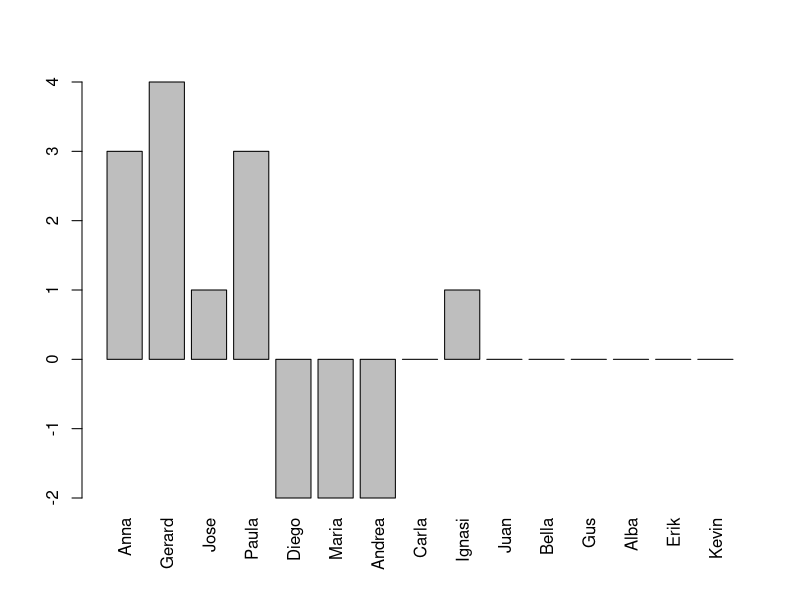

Write the R code that produced this figure.
## ---- chunk 1
knitr::opts_chunk$set(echo = TRUE, message = FALSE, warning = FALSE)
## ---- chunk 2
library(tidyr)
library(dplyr)
library(chron)                 # Para CHR_to_Time
library(stringr)               # Para str_pad
library(lubridate)
library(reshape)
library(tidyselect)

library(corrplot)
library(RColorBrewer)
library("colorspace")
library(graphics)
library(rpart)
## ---- chunk 3
equipo1 <- c("Juan","Diego","Maria","Andrea","Carla")
equipo2 <- c("Ignasi","Anna","Gerard","Jose","Paula")
equipo3 <- c("Bella","Gus","Alba","Erik","Kevin")
equipo4 <- c("Emma","Mauri","Berta","Judith","Roger")

toy <- data.frame(
  "id_play" = 1:15,
  "season" = c(rep("S2017",15)),
  "game_code_code" = c(rep("G1",10), rep("G2",5)),
  "quarter" = c(rep(1,3), rep(2,2),rep(3,2),rep(4,3),rep(1,4),rep(2,1)),
  "time" = c('00:00:00','00:03:20','00:05:12','00:11:20','00:15:36','00:21:45','00:27:20','00:31:45','00:33:00','00:36:17','00:00:00','00:03:48','00:04:45','00:06:46','00:11:21'),
  "points_home" =    c(0,0,0,2,2,2,5,5,7,7,0,3,3,5,6),
  "points_away" = c(0,2,2,2,4,4,7,7,9,9,0,0,2,2,2),
  "homeplayer1" = c(rep(equipo1[1],4), rep(equipo1[2],6), rep(equipo2[1],5)),
  "homeplayer2" = c(rep(equipo1[3],10),                   rep(equipo2[2],5)),
  "homeplayer3" = c(rep(equipo1[4],7), rep(equipo1[5],3), rep(equipo2[3],5)),
  "awayplayer1" = c(rep(equipo3[2],10),                   rep(equipo4[2],5)),
  "awayplayer2" = c(rep(equipo3[1],8), rep(equipo3[3],2), rep(equipo4[6],5)),
  "awayplayer3" = c(rep(equipo3[4],10),                   rep(equipo4[4],5))
  )

toy2 <- data.frame(                         #DF2 para comprovar que funciona
  "id_play"    = 1:20,
  "season"     = c(rep("S2017",20)),
  "game_code"  = c(rep(1,10), rep(2,10)),
  "quarter"    = c(rep(1,3), rep(2,2),rep(3,2),rep(4,3),rep(1,4),rep(2,6)),
  "time"       = c('00:00:00','00:03:20','00:05:12','00:11:20','00:15:36','00:21:45','00:27:20','00:31:45',
                   '00:33:00','00:36:17','00:00:00','00:03:48','00:04:45','00:06:46','00:11:21','00:12:30',
                   '00:14:20','00:16:12','00:17:09','00:19:54'),
  "points_home" = c(0,0,0,2,2,2,5,5,7,7,0,2,2,5,5,7,7,7,9,10),
  "points_away" = c(0,2,2,2,4,4,7,7,9,9,0,0,2,2,4,4,6,6,6,6),
  "homeplayer1" = c(rep(equipo1[1],4),  rep(equipo1[2],6),   rep(equipo2[1],7), rep(equipo2[2],3)),
  "homeplayer2" = c(rep(equipo1[3],10),                      rep(equipo2[3],10)),
  "homeplayer3" = c(rep(equipo1[4],7),  rep(equipo1[5],3),   rep(equipo2[4],8), rep(equipo2[5],2)),
  "awayplayer1" = c(rep(equipo2[1],10),                      rep(equipo3[1],10)), 
  "awayplayer2" = c(rep(equipo2[2],8),  rep(equipo2[4],2),   rep(equipo3[2],8), rep(equipo3[5],2)),
  "awayplayer3" = c(rep(equipo2[3],10),                      rep(equipo3[3],7), rep(equipo3[4],3))
  )

toy_backup <- toy2

df <- toy2
## ---- chunk 4
CHR_to_Time <- function(x){
  a <- as.POSIXct(x, tz = '', format = "%H:%M:%S", usetz = FALSE)
  tms <- times(format(a, "%H:%M:%S"))
  s <- period_to_seconds(hms(tms))
  return(s)
}

Print_MS <- function(x){
  t <- seconds_to_period(x)
  sprintf('%02d:%02d:%02d', t@hour, minute(t), second(t))
}

df$time <- CHR_to_Time(df$time)
## ---- chunk 5
#names(df)
df <- df %>% 
        unite("lineups_H", matches("homeplayer[1-5]"), remove = TRUE) %>%
        unite("lineups_A", matches("awayplayer[1-5]"), remove = TRUE) %>%
        unite("lineups", matches("lineups_"), remove = FALSE) %>%
        mutate(game_code = paste0("G", str_pad(game_code, 6, pad = "0")), 
               quarter   = paste0("Q", quarter)) 

df
## ---- chunk 6
df_merged <- df %>%  unite("SeasonGame", c("season", "game_code"))
df_merged
## ---- chunk 7
# Columnas TRUE o FALSE si son iguales a su lag row
df_merged <- df_merged %>% 
  mutate(players_SAME = (lineups == lag(lineups)),
         SeasonGame_SAME = (SeasonGame == lag(SeasonGame)))

## Determinamos los primeros elementos de estas dos variables como FALSE para que no  
## nos aparezca NA, ya que no puede evaluar con anterior
df_merged$players_SAME[1]    <- FALSE
df_merged$SeasonGame_SAME[1] <- FALSE

df_merged <- df_merged %>%
  mutate(NEW_STINT = ifelse(((players_SAME == FALSE)|(SeasonGame_SAME == FALSE )),TRUE, FALSE),
         ### 1ra condicions para cambio de jugadores y 2nda para cambio de partido.
         stint = ifelse((lead(NEW_STINT) == TRUE)|(SeasonGame_SAME == FALSE ), NEW_STINT, NA))
         ### La primera condicion nos mantiene las que son iguales anterior a la fila en la que estamos
         ### ha habiado cambio. La segunda condicion nos mantiene la primera entrada de cada partido.
          

df_merged
## ---- chunk 8
n_df <- dim(df_merged)[1]
df_merged$stint[1] <- df_merged$NEW_STINT[1]
df_merged$stint[n_df] <- df_merged$NEW_STINT[n_df]

df_merged
## ---- chunk 9
STINTS <- df_merged %>% drop_na(stint)         #Eliminar NA rows

PM_function <- function(h,a){
  (h-lag(h))-(a-lag(a))
}

STINTS <- STINTS %>% 
  mutate(ID_Stint = 1:nrow(STINTS),
         stint_times = times(ifelse(SeasonGame_SAME == TRUE, time-lag(time), 0)),
         PM = ifelse(SeasonGame_SAME == TRUE, PM_function(points_home, points_away), 0)) #Home como referencia

STINTS
## ---- chunk 10
names(STINTS)
STINTS_Reduced <- STINTS %>% dplyr::select(c(SeasonGame, quarter, lineups, lineups_H, lineups_A, stint_times, PM))
STINTS_Reduced
## ---- chunk 11
#PRUEBA2 - fastDummies

# Vector con todos los nombres de los jugadores:
players <- c(equipo1, equipo2, equipo3, equipo4)
length(players)

df_dummys_H <- fastDummies::dummy_cols(STINTS_Reduced, select_columns = "lineups_H", split = "_")

df_dummys_A <- fastDummies::dummy_cols(STINTS_Reduced, select_columns = "lineups_A", split = "_")
df_dummys_A <- df_dummys_A %>% 
                  mutate(across(starts_with("lineups_A_"), function(x) -x))

Remove_first_char <- function(data, char){
  num_char <- nchar(char)+1
  substring(names(data), num_char)
}

COL_From <- function(data, first_col){
  last_col = ncol(data)
  colnames(data[first_col:last_col])
}

COL_to <- function(data, first_col, char){
  last_col = ncol(data)
  Remove_first_char(data[first_col:last_col], char)
}

#Primera columna con el nombre de un jugador
match <- match(paste0("lineups_A_", players), names(df_dummys_A)) %>%
            na.omit() %>%
            min()

#nombre columnas sin primera palabras:
col_to_A <- COL_to(df_dummys_A, match, "lineups_A_")
col_to_H <- COL_to(df_dummys_H, match, "lineups_H_")

df_dummys_A <- df_dummys_A %>% rename_at(vars(COL_From(df_dummys_A,match)), function(x) col_to_A)
df_dummys_H <- df_dummys_H %>% rename_at(vars(COL_From(df_dummys_H,match)), function(x) col_to_H)

#Juntar los dos DF:
df_dummys_A[df_dummys_A == 0] <- NA
df_dummys_H[df_dummys_H == 0] <- NA

df_dummys <- coalesce(df_dummys_H,df_dummys_A)
df_dummys[is.na(df_dummys)] <- 0

df_dummys <- df_dummys %>% select(-c(starts_with("lineups_")))
df_dummys
## ---- chunk 12
df_dummys_PM <- df_dummys %>% 
                  mutate(across(matches(players), function(x) x*PM)) %>%
                  select(-c(PM))

### PM de los mismos lineups (sin tener en cuenta SeasonGame o Quarter):

df_dummys_PM_2 <- df_dummys_PM %>% select(-c(SeasonGame, quarter))

PM_Lineups <-  aggregate(. ~ lineups, df_dummys_PM_2, sum, na.rm = TRUE) %>%
                  mutate(stint_times = Print_MS(stint_times))
PM_Lineups

PM_C <- colSums(PM_Lineups[3:ncol(PM_Lineups)])
PM_C
## ---- chunk 13
barplot(PM_C, las=3)

table(PM_C)
## ---- chunk 14
names(df_dummys)
mod1 <- lm(PM ~ . -SeasonGame -quarter -lineups -stint_times, data=df_dummys)
summary(mod1)

mod2 <- lm(PM ~ Anna * Diego, data=df_dummys)
summary(mod2)
